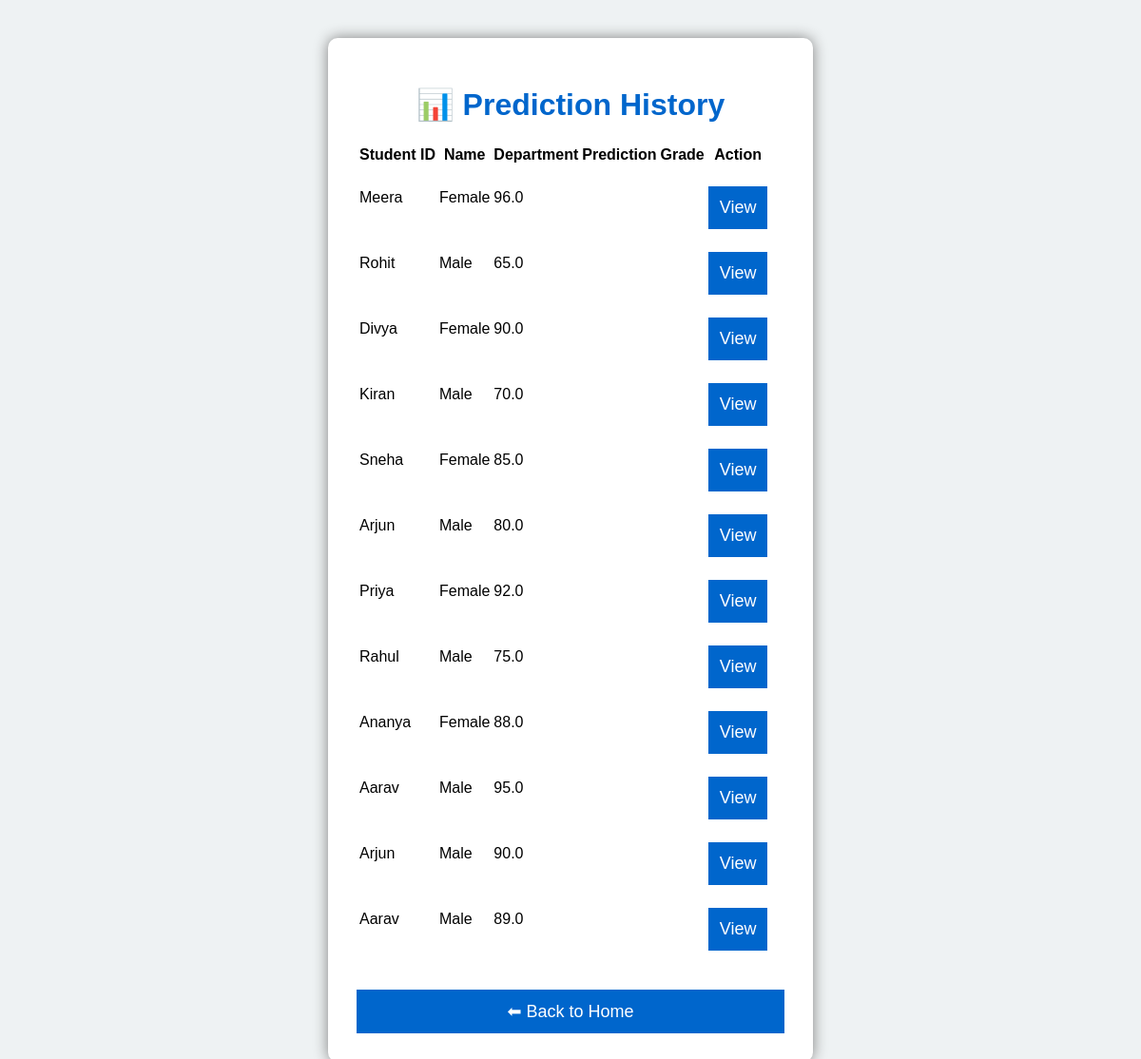
The app's page /history with its own data.
### tables this page shows
CREATE TABLE students(
    id INTEGER PRIMARY KEY AUTOINCREMENT,
    studentid TEXT,
    studentname TEXT,
    gender TEXT,
    department TEXT,
    attendance REAL,
    studyhours REAL,
    internalmarks REAL,
    assignmentmarks REAL,
    finalexammarks REAL,
    prediction TEXT,
    confidence REAL,
    grade TEXT
);

### app.py (the view)
@app.route("/history")
def history():
    conn = sqlite3.connect("students.db")
    cursor = conn.cursor()
    cursor.execute("""
        SELECT studentid,
               studentname,
               gender,
               department,
               attendance,
               studyhours,
               prediction,
               confidence,
               grade
        FROM students
        ORDER BY id DESC
    """)
    rows = cursor.fetchall()
    conn.close()
    return render_template("history.html", rows=rows)

### templates/history.html (shortened to what this page needs)
<!DOCTYPE html>
<html>
<head>
<link rel="stylesheet"
href="{{ url_for('static', filename='style.css') }}">
</head>
<body>
<div class="container">
<h1>📊 Prediction History</h1>
<table>
<tr>
<th>Student ID</th>
<th>Name</th>
<th>Department</th>
<th>Prediction</th>
<th>Grade</th>
<th>Action</th>
</tr>
{% for row in rows %}
<tr>
<td>{{ row[1] }}</td>
<td>{{ row[2] }}</td>
<td>{{ row[4] }}</td>
<td>{{ row[10] }}</td>
<td>{{ row[12] }}</td>
<td>
<a href="/profile/{{ row[1] }}">
<button>
View
</button>
</a>
</td>
</tr>
{% endfor %}
</table>
<br>
<a href="/">
<button>⬅ Back to Home</button>
</a>
</div>
</body>
</html>

### static/style.css (style rules this page uses)
body { background:#eef2f3; font-family:Arial; }
.container { width:450px; margin:40px auto; background:white; padding:30px; border-radius:10px; box-shadow:0px 0px 15px gray; }
h1 { text-align:center; color:#0066cc; }

### records on screen
students: studentname "Meera", gender "Female", attendance "96.0"
students: studentname "Rohit", gender "Male", attendance "65.0"
students: studentname "Divya", gender "Female", attendance "90.0"
students: studentname "Kiran", gender "Male", attendance "70.0"
students: studentname "Sneha", gender "Female", attendance "85.0"
students: studentname "Arjun", gender "Male", attendance "80.0"
students: studentname "Priya", gender "Female", attendance "92.0"
students: studentname "Rahul", gender "Male", attendance "75.0"
students: studentname "Ananya", gender "Female", attendance "88.0"
students: studentname "Aarav", gender "Male", attendance "95.0"
students: studentname "Arjun", gender "Male", attendance "90.0"
students: studentname "Aarav", gender "Male", attendance "89.0"
